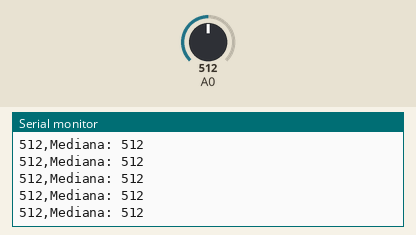
This sketch was run on a simulated Arduino Uno, built with avr-gcc and run on an emulated ATmega328P. On the bench: the last lines printed to the serial monitor. Inputs (shaded band) come from the test bench; at power-on: A0 = 512.

Above: at 7.2 s.
7.3 s: A0 set to 985
At 8.4 s:
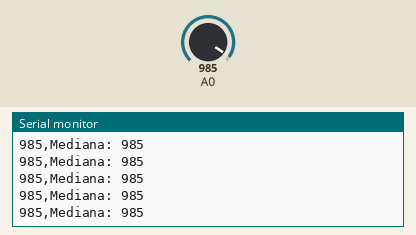
8.8 s: A0 set to 1008
At 9.5 s:
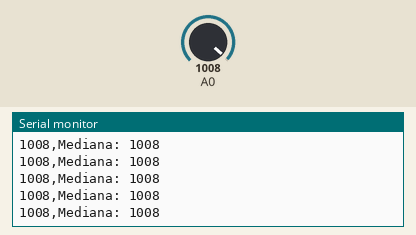
10.3 s: A0 set to 11
At 10.8 s:
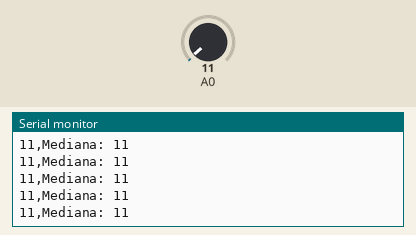
11.8 s: A0 set to 8
At 12.9 s:
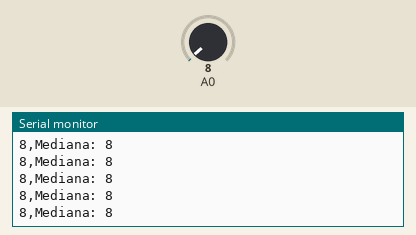
Timing chart, 0 to 14.3 s (numbered marks = the images above; inputs shaded):
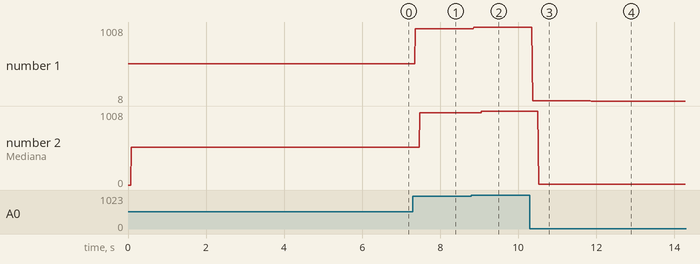

The sketch:

Equipo2_FiltroMedian_SE.ino
```cpp
/*--------------------Universidad Tecnica del Norte-----------------
 * ----------Facultad de Ingenieria en Ciencias Aplicadas----------
 * -------------Carrera de Telecomunicaciones------------
 * --------------------Sistemas Embebidos--------------
 *
 * Integrantes: Carrion Andres, Donoso Fabricio, Quelal Rony
 *
 */


 //----------------------------------------Filtro mediano
#define window_size 11 //Se define el tamaño de la ventana
int window[window_size]; //Se crea un vector de ese tamaño
int index = 0; //aux
int suma = 0; //aux

int medianValue;


void setup() {
  Serial.begin(9600);
  for (int i = 0; i < window_size; i++) { //lenar de ceros el vector
  }

}

void loop() {

    window[index] = analogRead(A0); //Leemos el valor del puerto analogico
    Serial.print(window[index]); //Mostramos en el terminal el valor leido

    index++;
    if (index >= window_size) {
      index = 0;
    }
    medianValue = calcMedian(window, window_size); //Se realiza el filtrado
    Serial.print(",");
    Serial.println(String("Mediana: ")+(medianValue));//imprimimos el valor mediano

    delay(10);

}


int calcMedian(int vector[], int n) { //Ordenar el vector
  for (int i = 1; i < n; ++i) { //Se realiza el ordenamiento por burbuja
    float j = vector[i];
    int h;
    for (h = i - 1; (h >= 0) && (j < vector[h]); h--) {
      vector[h + 1] = vector[h];
    }
    vector[h + 1] = j;
  }

  return vector[window_size / 2]; //tomamos el valor central

}

void printVector (int vector[], int n) {
  for (int i = 0; i < n; i++) {
    Serial.println(vector[i]);

  }

}
```

Measured:
- after the input at 7.3 s, the serial monitor: prints a new line after 0.07 s (image 1)
- after the input at 8.8 s, the serial monitor: prints a new line after 0.06 s (image 2)
- after the input at 10.3 s, the serial monitor: prints a new line after 0.07 s (image 3)
- after the input at 11.8 s, the serial monitor: prints a new line after 0.07 s (image 4)
- plotted number 1: 512 → 985 after the input at 7.3 s, 985 → 1008 after the input at 8.8 s, 1008 → 11 after the input at 10.3 s, 11 → 8 after the input at 11.8 s
- plotted number 2: 512 → 985 after the input at 7.3 s, 985 → 1008 after the input at 8.8 s, 1008 → 11 after the input at 10.3 s, 11 → 8 after the input at 11.8 s
